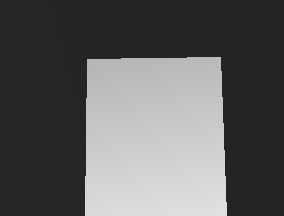
#> input picture Assignment3-src/map/disp0.pgm, 284 x 216 px
$ python -i sobel.py   (imports and definitions only)   (older library calls are emulated)
#> lines starting #> are read from the running program, lines starting #| are printed output that depends on the picture
#> further down, picture is the input picture: shape (216, 284, 3); min 35, max 225, mean 95.7
### Assignment1_src/src/output.py
import os


def savefig(fig, filename):
    filename = os.path.join("img", filename)
    print("Creating %s..." % (filename))
    fig.savefig(filename, dpi=150, bbox_inches='tight')

### Assignment1_src/src/sobel.py
import matplotlib
import numpy as np
import skimage
from matplotlib import pyplot as plt
from skimage.io import imshow
from skimage.measure import compare_ssim

import cv2

from output import savefig

matplotlib.rcParams['figure.figsize'] = [20, 20]


def get_sobel(img, kernel=None):
    sobelx = None
    sobely = None
    if kernel is not None:
        sobelx = cv2.Sobel(img, ddepth=-1, dx=1, dy=0, ksize=kernel)
        sobely = cv2.Sobel(img, ddepth=-1, dx=0, dy=1, ksize=kernel)
    else:
        sobelx = cv2.Sobel(img, ddepth=-1, dx=1, dy=0)
        sobely = cv2.Sobel(img, ddepth=-1, dx=0, dy=1)
    return cv2.sqrt(sobelx**2 + sobely**2)


def sobel(img):
    # Change datatype to float, to match `Sobel` method.
    lenna = skimage.img_as_float(img)

    # first image
    sigmas = [1, 2, 4, 8]

    fig, axs = plt.subplots(len(sigmas), 3, tight_layout=True)

    prev_img_gradient = None

    for i, sigma in enumerate(sigmas):
        lenna_blurred = cv2.GaussianBlur(
            lenna,
            (0, 0),
            sigmaX=sigma,
            sigmaY=sigma
        )
        lenna_gradients = get_sobel(lenna_blurred)

        axs[i, 0].imshow(lenna, cmap='gray')
        axs[i, 0].set_title("Original")

        axs[i, 1].imshow(lenna_blurred, cmap='gray')
        axs[i, 1].set_title("Blur - sigma: %s" % (sigma))

        axs[i, 2].imshow(lenna_gradients, cmap='gray')
        axs[i, 2].set_title("Gradient - default kernel")
#> this loop made 4 passes
#> pass 1, in get_sobel, `sobelx = cv2.Sobel(img, ddepth=-1, dx=1, dy=0)`:
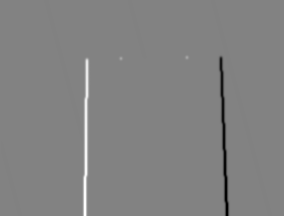
#> sobelx: shape (216, 284, 3) float64; min -1.89, max 1.82, mean -0.000368; drawn with min black and max white
#> pass 1, in get_sobel, `sobely = cv2.Sobel(img, ddepth=-1, dx=0, dy=1)`:
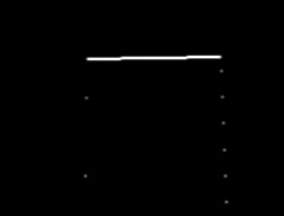
#> sobely: shape (216, 284, 3) float64; min 0, max 1.51, mean 0.0135; drawn with min black and max white
#> pass 1, in sobel, `lenna_gradients = get_sobel(lenna_blurred)`:
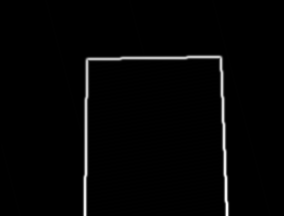
#> lenna_gradients: shape (216, 284, 3) float64; min 0, max 1.96, mean 0.0396; drawn with min black and max white
#> after the loop:
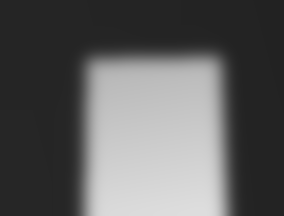
#> lenna_blurred: shape (216, 284, 3) float64; min 0.137, max 0.87, mean 0.375

    savefig(fig, "sobel.png")
#> in savefig, `fig.savefig(filename, dpi=150, bbox_inches='tight')`:
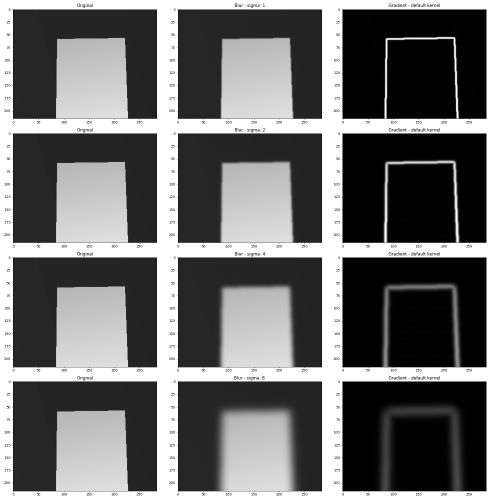
#> figure drawn by matplotlib, 12 panels

>>> import cv2
>>> picture = cv2.imread('../../Assignment3-src/map/disp0.pgm')
>>> result = sobel(picture)
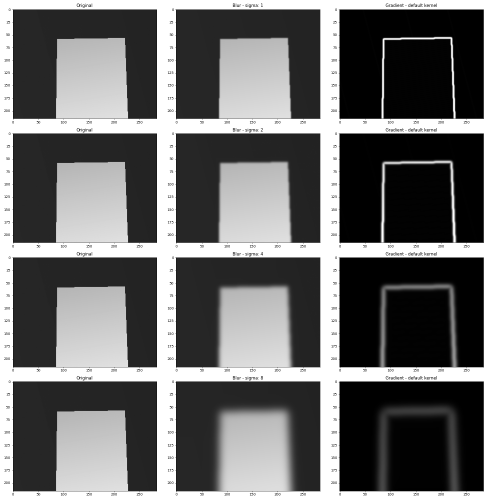
#> figure drawn by matplotlib, 12 panels
